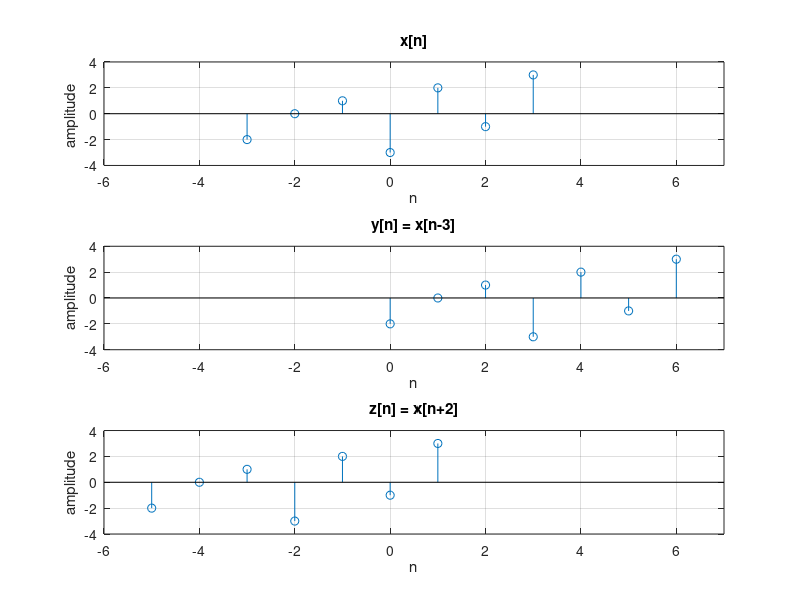

Here is the MATLAB script that generated this plot:
%y[n]=x[n-3] and z[n]=x[n+2]
clc;
close all;

%orginal signal
n=-3:3;
y=[-2 0 1 -3 2 -1 3];
subplot(3,1,1);
stem(n,y);
grid on;
axis([-6 7 -4 4]);
xlabel('n');
ylabel('amplitude ');
title('x[n]');

%shifting the given signal
n1=n+3;
subplot(3,1,2);
stem(n1,y);
grid on;
axis([-6 7 -4 4]);
xlabel('n');
ylabel('amplitude');
title('y[n] = x[n-3]');

%shifting the given signal
n2=n-2;
subplot(3,1,3);
stem(n2,y);
grid on;
axis([-6 7 -4 4]);
xlabel('n');
ylabel('amplitude');
title('z[n] = x[n+2]');